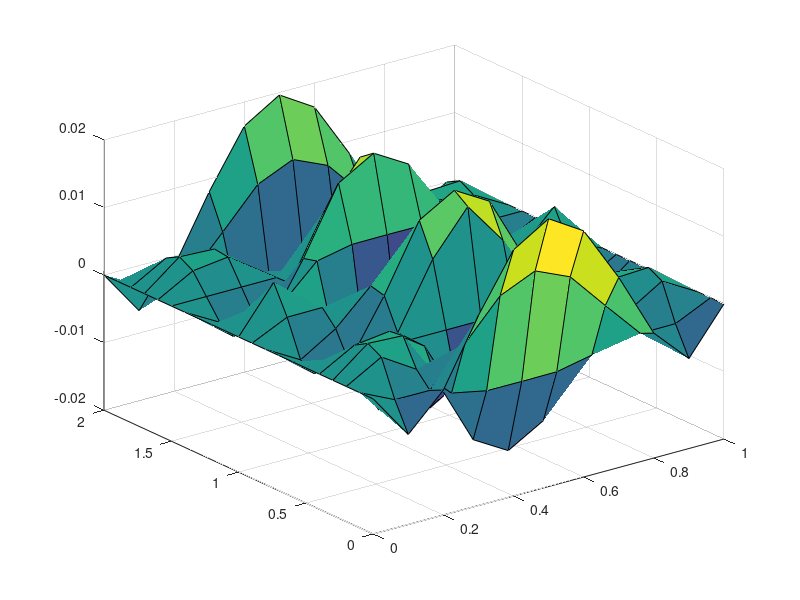

Recreate this plot in MATLAB.
clear
u = 1; 
r = 1;
delx = 0.1; % x-step
delt = (delx*sqrt(r))/u; % t-step
x = 0:delx:1; 
t = 0:delt:2; 
f = zeros(length(t),1)*zeros(1,length(x)); 
f(:,1) = 0; % u(0,t) = 0
f(:,length(x)) = 0; %u(1,t) = 0
f(1,:) = x.*(1-x);  %u(x,0) = x*(1-x)
%\Implicit method
for n = 2:length(x)-1 %columns
    
    f(2,n)= (f(1,n-1)+f(1,n+1))/2; 
    
end

for m = 3:length(t) % rows
    for n = 2:length(x)-1 % columns
      
 f(m,n) = f(m-1,n+1)+f(m-1,n-1)-f(m-2,n);    
           
    end       
end


[Xg,tg] = meshgrid(x,t);
E =pi*tg;
F = (-(4*cos(pi))+4)/(power(pi,3))*(cos(E)).*(sin(pi*Xg));
for k = 2:5
   F = F + (-(4*cos(pi*k))+4)/(power(pi,3)*power(k,3))*(cos(E*k)).*(sin(pi*Xg));
end

surf(Xg,tg,F-f);
